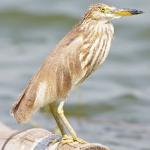
#> input picture data/birds/color/CHINESE_POND_HERON_2.jpg, 150 x 150 px; its folder holds 2 pictures in this run
$ jupyter execute --allow-errors image_resizer.ipynb
#> lines starting #> are read from the running program, lines starting #| are printed output that depends on the picture
[cell 1]
import numpy as np
from PIL import Image
import cv2
import os

[cell 2]
class ImageResizer:
    def __init__(self, images_src_path, resized_images_destination_path):
        self.images_src_path = images_src_path
        self.resized_images_destination_path = resized_images_destination_path
        self.resize_and_save_new_images()

    def resize_and_save_new_images(self):
        for image_path in os.listdir(self.images_src_path):
            image = Image.open(self.images_src_path + image_path)
#> image is the input picture: PIL image 150x150 RGB; mean R, G, B 172.7, 170.6, 161.4
            image.convert('L').save(self.resized_images_destination_path + image_path)
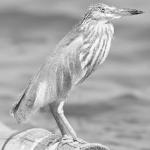
#> saved as CHINESE_POND_HERON_2.jpg: PIL image 150x150 L; min 28, max 254, mean 170.2
#> pass 2 of the loop in resize_and_save_new_images, `for image_path in os.listdir(self.images_src_path):`:
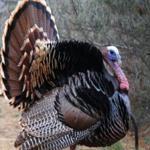
#> input picture data/birds/color/WILD_TURKEY_49.jpg, 150 x 150 px
#> in resize_and_save_new_images, image is the input picture: PIL image 150x150 RGB; mean R, G, B 88.8, 82.2, 82.7
#> in resize_and_save_new_images, `image.convert('L').save(self.resized_images_destination_path + image_p..`:
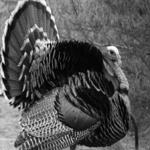
#> saved as WILD_TURKEY_49.jpg: PIL image 150x150 L; min 0, max 254, mean 84.2
#> pass 2 of the loop in resize_and_save_new_images, `for image_path in os.listdir(self.images_src_path):`:

ImageResizer(images_src_path="../data/birds/color/", resized_images_destination_path="../data/birds/gray/")
ImageResizer(images_src_path="../data/dogs/color/", resized_images_destination_path="../data/dogs/gray/")
